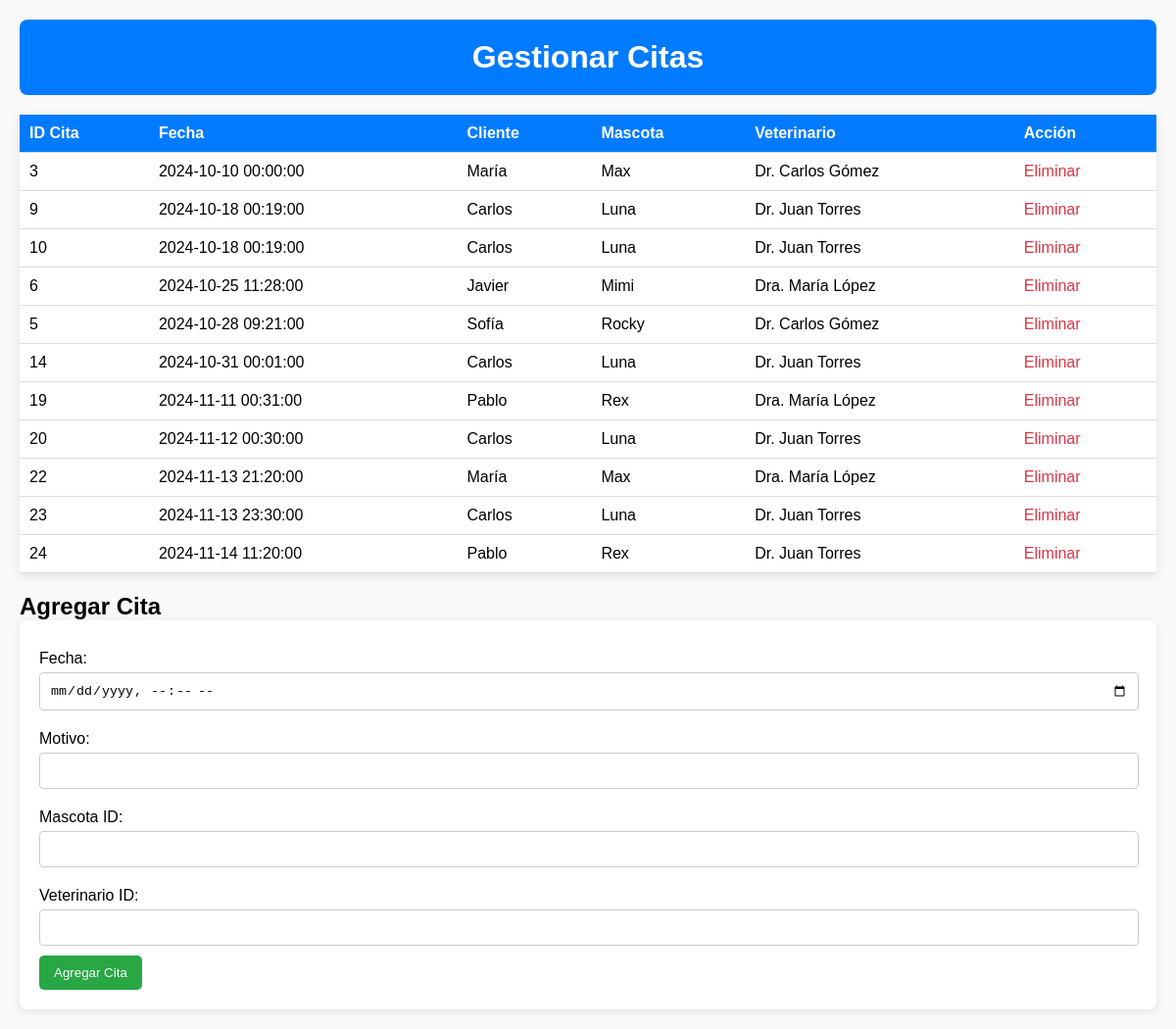
/citas.php, run on the app's committed database.
### tables this page shows
CREATE TABLE `consulta` (
  `id_consulta` int NOT NULL AUTO_INCREMENT,
  `fecha` datetime NOT NULL,
  `motivo` text NOT NULL,
  `id_mascota` int DEFAULT NULL,
  `id_veterinario` int DEFAULT NULL,
  PRIMARY KEY (`id_consulta`),
  KEY `id_mascota` (`id_mascota`),
  KEY `id_veterinario` (`id_veterinario`),
  CONSTRAINT `consulta_ibfk_1` FOREIGN KEY (`id_mascota`) REFERENCES `mascota` (`id_mascota`) ON DELETE CASCADE,
  CONSTRAINT `consulta_ibfk_2` FOREIGN KEY (`id_veterinario`) REFERENCES `veterinario` (`id_veterinario`) ON DELETE CASCADE
);

CREATE TABLE `cliente` (
  `id_cliente` int NOT NULL AUTO_INCREMENT,
  `nombre` varchar(100) NOT NULL,
  `apellido` varchar(100) NOT NULL,
  `telefono` varchar(15) DEFAULT NULL,
  `email` varchar(100) DEFAULT NULL,
  `direccion` varchar(200) DEFAULT NULL,
  PRIMARY KEY (`id_cliente`)
);

CREATE TABLE `mascota` (
  `id_mascota` int NOT NULL AUTO_INCREMENT,
  `nombre` varchar(100) NOT NULL,
  `tipo` varchar(50) NOT NULL,
  `raza` varchar(50) DEFAULT NULL,
  `edad` int DEFAULT NULL,
  `id_cliente` int DEFAULT NULL,
  PRIMARY KEY (`id_mascota`),
  KEY `id_cliente` (`id_cliente`),
  CONSTRAINT `mascota_ibfk_1` FOREIGN KEY (`id_cliente`) REFERENCES `cliente` (`id_cliente`) ON DELETE CASCADE
);

CREATE TABLE `veterinario` (
  `id_veterinario` int NOT NULL AUTO_INCREMENT,
  `nombre` varchar(100) NOT NULL,
  `especialidad` varchar(100) DEFAULT NULL,
  `telefono` varchar(15) DEFAULT NULL,
  `email` varchar(100) DEFAULT NULL,
  PRIMARY KEY (`id_veterinario`)
);

### citas.php (the view, shortened to what this page needs)
<?php
$conn = new mysqli('localhost', 'recepcionista', 'contrasena123', 'veterinaria');
$sql = "SELECT C.id_consulta, C.fecha, CL.nombre AS cliente, M.nombre AS mascota, V.nombre AS veterinario
        FROM Consulta C
        JOIN Mascota M ON C.id_mascota = M.id_mascota
        JOIN Cliente CL ON M.id_cliente = CL.id_cliente
        JOIN Veterinario V ON C.id_veterinario = V.id_veterinario
        ORDER BY C.fecha ASC";
$result = $conn->query($sql);
?>
<!DOCTYPE html>
<html lang="es">
<head>
</head>
<body>
<header>
    <h1>Gestionar Citas</h1>
</header>
<table>
    <tr>
        <th>ID Cita</th>
        <th>Fecha</th>
        <th>Cliente</th>
        <th>Mascota</th>
        <th>Veterinario</th>
        <th>Acción</th>
    </tr>
    <?php while($row = $result->fetch_assoc()): ?>
    <tr>
        <td><?php echo htmlspecialchars($row['id_consulta']); ?></td>
        <td><?php echo htmlspecialchars($row['fecha']); ?></td>
        <td><?php echo htmlspecialchars($row['cliente']); ?></td>
        <td><?php echo htmlspecialchars($row['mascota']); ?></td>
        <td><?php echo htmlspecialchars($row['veterinario']); ?></td>
        <td><a class="delete-link" href="citas.php?eliminar=<?php echo $row['id_consulta']; ?>">Eliminar</a></td>
    </tr>
    <?php endwhile; ?>
</table>
<h2>Agregar Cita</h2>
<form method="post">
    <label>Fecha:</label>
    <input type="datetime-local" name="fecha" required>
    <label>Motivo:</label>
    <input type="text" name="motivo" required>
    <label>Mascota ID:</label>
    <input type="number" name="id_mascota" required>
    <label>Veterinario ID:</label>
    <input type="number" name="id_veterinario" required>
    <button type="submit">Agregar Cita</button>
</form>
</body>
</html>

### citas.php (style rules this page uses)
body { font-family: Arial, sans-serif; background-color: #f9f9f9; margin: 0; padding: 20px; }
header { background: #007BFF; color: #fff; padding: 20px; text-align: center; border-radius: 8px; margin-bottom: 20px; }
h1, h2 { margin: 0; }
table { width: 100%; border-collapse: collapse; margin-bottom: 20px; background: #fff; box-shadow: 0 2px 10px rgba(0, 0, 0, 0.1); }
th, td { padding: 10px; text-align: left; border-bottom: 1px solid #ddd; }
th { background: #007BFF; color: #fff; }
form { background: #fff; padding: 20px; border-radius: 8px; box-shadow: 0 2px 10px rgba(0, 0, 0, 0.1); }
label { display: block; margin: 10px 0 5px; }
input[type="datetime-local"], input[type="text"], input[type="number"] { width: calc(100% - 20px); padding: 10px; margin-bottom: 10px; border: 1px solid #ccc; border-radius: 4px; }
button { background: #28a745; color: white; padding: 10px 15px; border: none; border-radius: 5px; cursor: pointer; transition: background 0.3s; }
.delete-link { color: #dc3545; text-decoration: none; }

### data on the page
consulta: id_consulta "3", fecha "2024-10-10 00:00:00", cliente.nombre "María", id_mascota.nombre "Max", id_veterinario.nombre "Dr. Carlos Gómez"
consulta: id_consulta "9", fecha "2024-10-18 00:19:00", cliente.nombre "Carlos", id_mascota.nombre "Luna", id_veterinario.nombre "Dr. Juan Torres"
consulta: id_consulta "10", fecha "2024-10-18 00:19:00", cliente.nombre "Carlos", id_mascota.nombre "Luna", id_veterinario.nombre "Dr. Juan Torres"
consulta: id_consulta "6", fecha "2024-10-25 11:28:00", cliente.nombre "Javier", id_mascota.nombre "Mimi", id_veterinario.nombre "Dra. María López"
consulta: id_consulta "5", fecha "2024-10-28 09:21:00", cliente.nombre "Sofía", id_mascota.nombre "Rocky", id_veterinario.nombre "Dr. Carlos Gómez"
consulta: id_consulta "14", fecha "2024-10-31 00:01:00", cliente.nombre "Carlos", id_mascota.nombre "Luna", id_veterinario.nombre "Dr. Juan Torres"
consulta: id_consulta "19", fecha "2024-11-11 00:31:00", cliente.nombre "Pablo", id_mascota.nombre "Rex", id_veterinario.nombre "Dra. María López"
consulta: id_consulta "20", fecha "2024-11-12 00:30:00", cliente.nombre "Carlos", id_mascota.nombre "Luna", id_veterinario.nombre "Dr. Juan Torres"
consulta: id_consulta "22", fecha "2024-11-13 21:20:00", cliente.nombre "María", id_mascota.nombre "Max", id_veterinario.nombre "Dra. María López"
consulta: id_consulta "23", fecha "2024-11-13 23:30:00", cliente.nombre "Carlos", id_mascota.nombre "Luna", id_veterinario.nombre "Dr. Juan Torres"
consulta: id_consulta "24", fecha "2024-11-14 11:20:00", cliente.nombre "Pablo", id_mascota.nombre "Rex", id_veterinario.nombre "Dr. Juan Torres"
